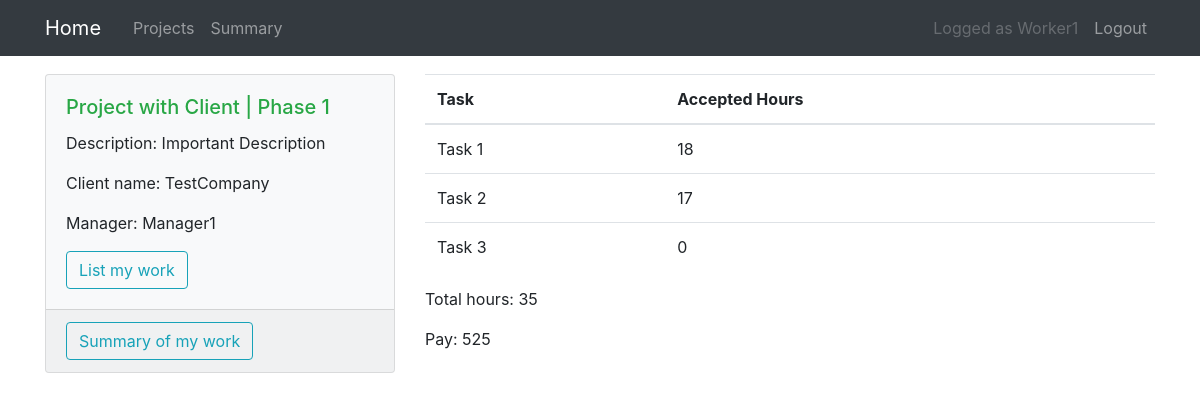
Screenshot of /projectphase/1/6/summary/ (signed in) with the database file from the repository.
### projects/models.py (models this page shows, shortened)
class ProjectPhase(models.Model):
    title = models.CharField(max_length=100, null=True)
    project = models.ForeignKey(Project, on_delete=models.CASCADE)
    ongoing = models.BooleanField(default=True)
    dates = models.TextField(default="[]")
    def get_dates(self):
        return json.loads(self.dates)

class Project(models.Model):
    title = models.CharField(max_length=100)
    description = models.TextField()
    manager = models.ForeignKey(
        User,
        on_delete=models.SET_NULL,
        related_name="manager_project_set",
        null=True,
    )
    worker = models.ManyToManyField(User, related_name="worker_project_set")
    client = models.ManyToManyField(User, related_name="client_project_set")
    price_per_hour = models.PositiveIntegerField(blank=True, null=True)
    client_detail = models.ForeignKey(
        ClientDetail, on_delete=models.SET_NULL, blank=True, null=True
    )
    ongoing = models.BooleanField(default=True)

class ClientDetail(models.Model):
    name = models.CharField(max_length=100)
    street = models.CharField(max_length=200)
    postal_code = models.CharField(max_length=100)
    city = models.CharField(max_length=100)
    nip = models.CharField(max_length=100)

class Task(models.Model):
    title = models.CharField(max_length=100)
    project = models.ForeignKey(ProjectPhase, on_delete=models.CASCADE)
    description = models.TextField(blank=True)

### projects/views.py (the view)
class ProjectPhaseWorkerSummaryView(ProjectPhaseDetailView):
    template_name = "projects/projectphase_detail_worker_summary.html"
    def get_context_data(self, **kwargs):
        context = super().get_context_data(**kwargs)
        worker = get_object_or_404(User, id=self.kwargs["worker_pk"])
        queryset = DatePoint.objects.filter(
            task__project_id=self.kwargs["projectphase_pk"], worker=worker
        ).order_by("-worked_date")
        tasks = Task.objects.filter(project_id=self.kwargs["projectphase_pk"])
        if tasks.exists():
            client_exists = tasks[0].project.project.client.exists()
        tasks_dict = {}
        total_hours = 0
        for task in tasks:
            tasks_dict[f"{task.id}"] = 0
        for datepoint in queryset:
            if client_exists:
                if datepoint.approved_manager and datepoint.approved_client:
                    tasks_dict[f"{datepoint.task.id}"] += datepoint.worked_time
                    total_hours += datepoint.worked_time
            else:
                if datepoint.approved_manager:
                    tasks_dict[f"{datepoint.task.id}"] += datepoint.worked_time
                    total_hours += datepoint.worked_time
        services = []
        for task in tasks:
            services.append(
                {"title": task.title, "hours": tasks_dict[f"{task.id}"]}
            )
        if worker.profile.price_per_hour:
            context["total_hours"] = total_hours
            context["pay"] = total_hours * worker.profile.price_per_hour
        context["services"] = services
        return context

### projects/mixins.py (called while the page is built, shortened)
    def test_func(self):
        user = self.request.user
        try:
            project_pk = self.kwargs["project_pk"]
        except KeyError:
            pass
        else:
            return self.check_user_project(user, project_pk)
        try:
            projectphase_pk = self.kwargs["projectphase_pk"]
        except KeyError:
            pass
        else:
            return self.check_user_projectphase(user, projectphase_pk)

### projects/views.py (called while the page is built)
    def get_form_kwargs(self):
        kwargs = super(ProjectPhaseDetailView, self).get_form_kwargs()
        projectphase = ProjectPhase.objects.get(
            id=self.kwargs["projectphase_pk"]
        )
        kwargs["dates"] = projectphase.get_dates()
        kwargs["initial"] = datetime.datetime.strftime(
            datetime.datetime.now(), "%Y-%m"
        )
        return kwargs

### projects/templates/projects/projectphase_detail_worker_summary.html
{% extends "projects/projectphase_detail.html" %}
{% load static %}
{% load crispy_forms_tags %}
{% block display_content %}
<table class="table">
    <thead>
        <tr>
            <th scope="col">Task</th>
            <th scope="col">Accepted Hours</th>
        </tr>
    </thead>
    <tbody>
        {% for service in services %}
        <tr>
            <td>{{ service.title }}</td>
            <td>{{ service.hours }}</td>
        </tr>
        {% endfor %}
    </tbody>
</table>
{% if total_hours %}
<p>Total hours: {{ total_hours }}</p>
<p>Pay: {{ pay }}</p>
{% endif %}
{% endblock display_content %}

### projects/templates/projects/projectphase_detail.html (shortened to what this page needs)
{% extends "projects/base.html" %}
{% load static %}
{% load crispy_forms_tags %}
{% block content2 %}
<div class="row">
    <div class="col-4">
        <div class="card bg-light mb-3">
            <div class="card-body">
                {% if object.ongoing %}
                <h5 class="card-title text-success">{{ object.project.title }} | {{ object.title }}</h5>
                {% else %}
                <h5 class="card-title text-danger">{{ object.project.title }} | {{ object.title }}</h5>
                {% endif %}
                <p class="card-text">Description: {{ object.project.description }}</p>
                {% if object.project.client_detail %}
                <p class="card-text"> Client name: {{ object.project.client_detail.name }}
                </p>
                {% endif %}
                <p class="card-text">Manager: {{ object.project.manager }}</p>
                {% ifequal user.groups.all.0|stringformat:"s" 'Worker' %}
                <a href="{% url 'worker-projectphase-table' view.kwargs.projectphase_pk user.id %}"
                    class="btn btn-outline-info">List my work</a>
                {% endifequal %}
            </div>
            <div class="card-footer">
                <div class="btn-group" role="group">
                    {% ifequal user.groups.all.0|stringformat:"s" 'Worker' %}
                    <a href="{% url 'projectphase-worker-summary' view.kwargs.projectphase_pk user.id %}"
                        class="btn btn-outline-info">Summary of my work</a>
                    {% endifequal %}
                </div>
            </div>
        </div>
    </div>
    <div class="col-8">
        {% block display_content %}{% endblock %}
    </div>
</div>
{% endblock content2 %}

### projects/templates/projects/base.html (shortened to what this page needs)
{% load static %}
<!DOCTYPE html>
<html>
<head>
  <link rel="stylesheet" href="https://maxcdn.bootstrapcdn.com/bootstrap/4.0.0/css/bootstrap.min.css"
>
  <link rel="stylesheet" type="text/css" href="{% static 'projects/main.css' %}">
</head>
<body>
  <header>
    <nav class="navbar navbar-expand-md navbar-dark bg-dark">
      <div class="container">
        <a class="navbar-brand mr-4" href="{% url 'project-home' %}">Home</a>
        <div class="collapse navbar-collapse" id="navbarToggle">
          <div class="navbar-nav mr-auto">
            {% if user.is_authenticated %}
            {% if perms.projects.view_project %}
            {% if not request.user.is_staff %}
            <a class="nav-item nav-link" href="{% url 'project-list' %}">Projects</a>
            {% endif %}
            {% endif %}
            {% endif %}
            {% ifequal user.groups.all.0|stringformat:"s" 'Worker' %}
            <a class="nav-link" href="{% url 'worker-summary' user.id %}">Summary</a>
            {% endifequal %}
          </div>
          <div class="navbar-nav">
            {% if user.is_authenticated %}
            <a class="nav-link disabled" href="#">Logged as {{ user.username }}</a>
            <a class="nav-item nav-link" href="{% url 'logout' %}">Logout</a>
            {% else %}
            <a class="nav-item nav-link" href="{% url 'login' %}">Login</a>
            {% endif %}
          </div>
        </div>
      </div>
    </nav>
  </header>
  <main class="container">
    <div class="row">
      <div class="col-1">
      </div>
      <div class="col-10">
      </div>
      <div class="col-1"></div>
    </div>
    {% block content2 %}{% endblock %}
  </main>
</body>
</html>

### projects/static/projects/main.css (style rules this page uses)
.navbar { margin-bottom: 2ex; }

### rows the page displays
ProjectPhase: project "Project with Client", title "Phase 1", project.description "Important Description", project.client_detail.name "TestCompany", project.manager "Manager1"
Task: title "Task 1"
Task: title "Task 2"
Task: title "Task 3"

### other values shown
{{ user.username }} "Worker1"
{{ service.hours }} "18" "17" "0"
{{ total_hours }} "35"
{{ pay }} "525"
